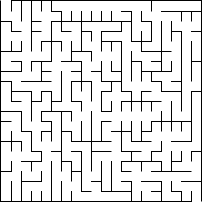
#> input picture mazes/maze_01.png, 202 x 202 px
$ python OpenCvSolver.py mazes/maze_01.png
#> lines starting #> are read from the running program, lines starting #| are printed output that depends on the picture; after the words box and inside, x2 and y2 are one past the last pixel; in counts of white or black regions, pixels touching at a corner belong together
import cv2, sys, argparse, os
import numpy as np
import PIL as Image


def main(options):
    filename = options.filename
    img = cv2.imread(filename)
#> img is the input picture: shape (202, 202, 3); min 0, max 255, mean 227.6
    cv2.imshow('Maze', img)

    # to apply thresholding we need to convert picture to grayscale
    gray = cv2.cvtColor(img, cv2.COLOR_BGR2GRAY)
    cv2.imshow('Gray maze', gray)

    # thresholding allows us to see where the pixel is different from white background, and inverting the colors
    ret, threshold = cv2.threshold(gray, 200, 255, cv2.THRESH_BINARY_INV)
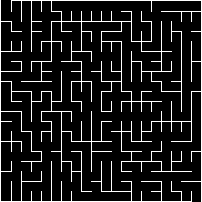
#> threshold: shape (202, 202); 10.8% white in thin lines or dots

    # saving to file
    cv2.imshow('Threshold 1', threshold)

    # we are looking for contours from entry point to exit point
    contours, hierarchy = cv2.findContours(threshold, cv2.RETR_EXTERNAL, cv2.CHAIN_APPROX_NONE)
#> contours = 2 contours; box (x1, y1, x2, y2) and area: (11, 0, 202, 202) 106, (0, 0, 192, 202) 64
    drawnContours = cv2.drawContours(threshold, contours, 0, (255, 255, 255), 5)
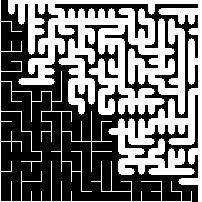
#> drawnContours: shape (202, 202); 44.4% white; 2 white regions, box (x1, y1, x2, y2) and area: (8, 0, 202, 202) 16365, (0, 0, 192, 202) 1751
    cv2.imshow('Contours1', drawnContours)

    # we are cleaning maze from unwanted contours
    drawnContours = cv2.drawContours(drawnContours, contours, 1, (0,0,0), 5)
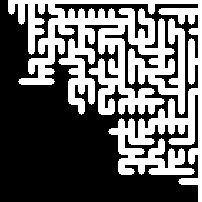
#> drawnContours: shape (202, 202); 40.1% white; 1 white region, box (x1, y1, x2, y2) and area: (8, 0, 202, 202) 16365
    cv2.imshow('Contours2', drawnContours)

    # we are creating buffer from contours
    contourBuffer = np.ones((10,10), np.uint8)
    contourBufferRes = cv2.dilate(drawnContours, contourBuffer, iterations=1)
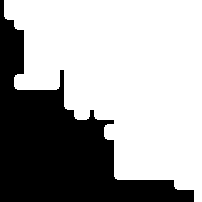
#> contourBufferRes: shape (202, 202); 64.6% white; 1 black region, box (x1, y1, x2, y2) and area: (0, 0, 194, 202) 14453
    cv2.imshow('Buffer', contourBufferRes)

    # by eroding we are creating same alement but smaller so we could later cut the line to the end
    thinBufferRes = cv2.erode(contourBufferRes, contourBuffer, iterations=1)
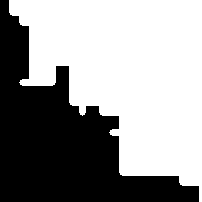
#> thinBufferRes: shape (202, 202); 59.1% white; 1 black region, box (x1, y1, x2, y2) and area: (0, 0, 199, 202) 16673
    cv2.imshow('Thin buffer', thinBufferRes)

    # difference of two similar elements
    difference = cv2.absdiff(contourBufferRes, thinBufferRes)
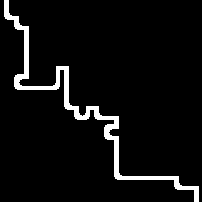
#> difference: shape (202, 202); 5.4% white; 1 white region, box (x1, y1, x2, y2) and area: (4, 0, 199, 202) 2220
    cv2.imshow('Absolute difference', difference)

    ret, mask = cv2.threshold(difference, 0, 255, cv2.THRESH_BINARY | cv2.THRESH_OTSU)
#> ret = 0
    img[mask == 255] = [0, 0, 255]
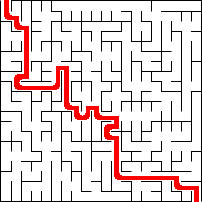
#> img: shape (202, 202, 3); 5.44% of pixels changed, all inside (x1, y1, x2, y2) = (4, 0, 199, 202)

    cv2.imshow('Solution', img)
    basename = os.path.splitext(options.filename)[0]
    cv2.imwrite(basename + '_solution' + '.png', img)

    cv2.waitKey(0)
    cv2.destroyAllWindows()


if __name__=='__main__':
    parser = argparse.ArgumentParser()
    parser.add_argument(
        'filename',
        help='Image containing the maze.')
    options = parser.parse_args()
    sys.exit(main(options))
#> (the program exits here)

$ run again, on mazes/maze_03.png
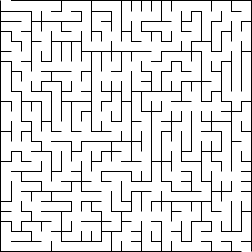
#> input picture mazes/maze_03.png, 252 x 252 px
#> in main, img is the input picture: shape (252, 252, 3); min 0, max 255, mean 228
#> in main, `ret, threshold = cv2.threshold(gray, 200, 255, cv2.THRESH_BINARY_INV)`:
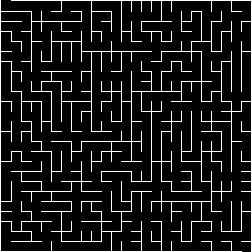
#> threshold: shape (252, 252); 10.7% white in thin lines or dots
#> contours = 2 contours; box (x1, y1, x2, y2) and area: (11, 0, 252, 252) 146, (0, 0, 242, 252) 120
#> contourBufferRes: shape (252, 252); 58.4% white; 1 black region, box (x1, y1, x2, y2) and area: (0, 0, 244, 252) 26427
#> thinBufferRes: shape (252, 252); 52.2% white; 1 black region, box (x1, y1, x2, y2) and area: (0, 0, 249, 252) 30366
#> difference: shape (252, 252); 6.2% white; 1 white region, box (x1, y1, x2, y2) and area: (4, 0, 249, 252) 3939
#> ret = 0
#> in main, `img[mask == 255] = [0, 0, 255]`:
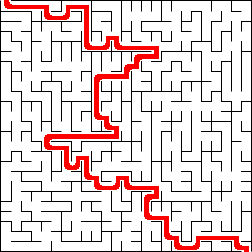
#> img: shape (252, 252, 3); 6.2% of pixels changed, all inside (x1, y1, x2, y2) = (4, 0, 249, 252)

$ run again, on mazes/maze_04.png
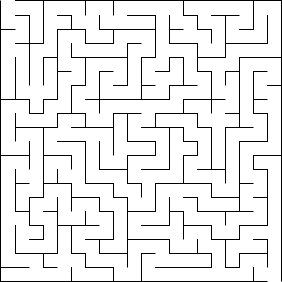
#> input picture mazes/maze_04.png, 282 x 282 px
#> in main, img is the input picture: shape (282, 282, 3); min 0, max 255, mean 235.3
#> in main, `ret, threshold = cv2.threshold(gray, 200, 255, cv2.THRESH_BINARY_INV)`:
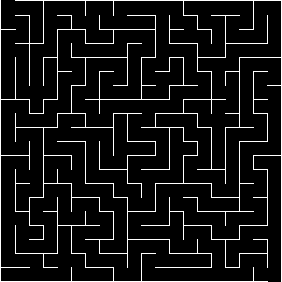
#> threshold: shape (282, 282); 7.7% white in thin lines or dots
#> contours = 2 contours; box (x1, y1, x2, y2) and area: (15, 0, 282, 282) 100, (0, 0, 268, 282) 40
#> contourBufferRes: shape (282, 282); 73.5% white; 1 black region, box (x1, y1, x2, y2) and area: (0, 0, 274, 282) 21060
#> thinBufferRes: shape (282, 282); 61.4% white; 1 black region, box (x1, y1, x2, y2) and area: (0, 0, 279, 282) 30707
#> difference: shape (282, 282); 12.1% white; 1 white region, box (x1, y1, x2, y2) and area: (8, 0, 279, 282) 9647
#> ret = 0
#> in main, `img[mask == 255] = [0, 0, 255]`:
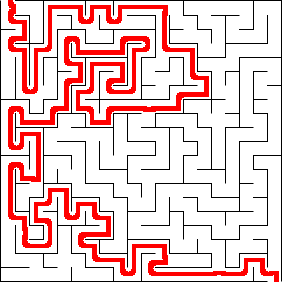
#> img: shape (282, 282, 3); 12.13% of pixels changed, all inside (x1, y1, x2, y2) = (8, 0, 279, 282)
